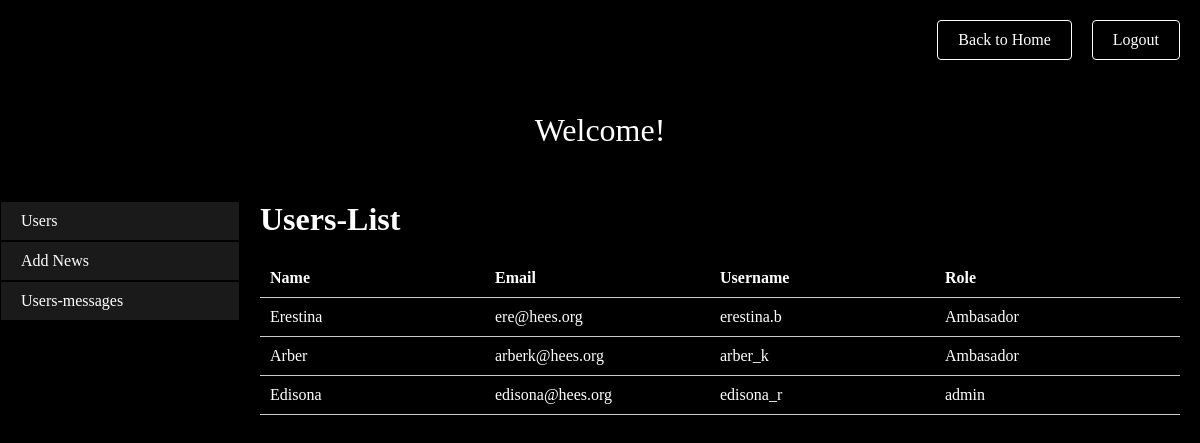
Before: /Admin/admin.php (signed in) with the older database file.
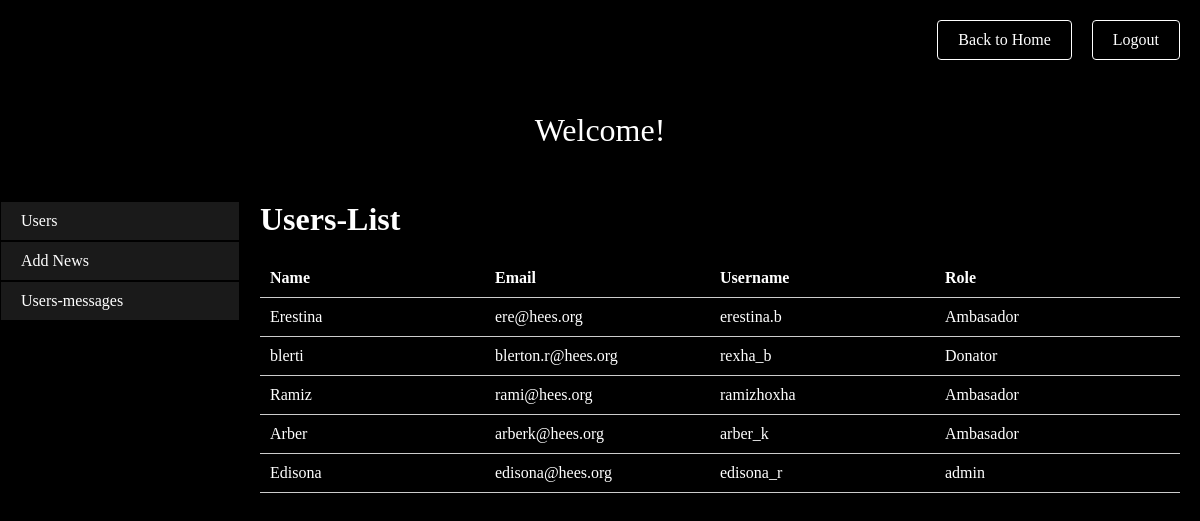
After: the same page with the newer database file.
### tables this page shows
CREATE TABLE `users` (
  `id` varchar(30) NOT NULL,
  `name` varchar(20) NOT NULL,
  `email` varchar(20) NOT NULL,
  `username` varchar(20) NOT NULL,
  `password` varchar(30) NOT NULL,
  `role` varchar(20) NOT NULL
);

### Admin/admin.php (the view, shortened to what this page needs)
<?php if(!isset($_COOKIE['logedInUser'])) { header('Location: ../LoginForm/LogIn.php'); }  else { ?>
<!DOCTYPE html>
<html>
<head>
	<link rel="stylesheet" href="adminPanel.css">
</head>
<body>
	<div class="admin-container">
		<div class="back-button">
			<span onclick="window.location.href='../HTML-Files/HomePage.php'">Back to Home </span>
			<span onclick="window.location.href='../LoginForm/LogIn.php'">Logout</span>
		</div>
		<p class="welcome-text">Welcome!</p>
		<div class="dashboard-container">
			<div class="left-list">
				<div class="action-btn" onclick="changeTab('users-tab')">Users</div>
				<div class="action-btn" onclick="changeTab('other-tab')">Add News</div>
				<div class="action-btn" onclick="changeTab('trend-tab')">Users-messages</div>
			</div>
			<div class="right-box">
				<div id="users-tab">
					<h1>Users-List</h1>
					<?php
						$dbc = mysqli_connect('localhost', 'root','', 'hees') or die("Gabim gjat lidhjes.");
						$query = "SELECT * FROM users";
						$result=mysqli_query($dbc,$query); ?>
						<div class="list-item header">
							<span>Name</span><span>Email</span><span>Username</span><span>Role</span>
						</div>
						<?php
						while ($row = mysqli_fetch_array($result)) {
							echo "<div class=\"list-item\">
									<span>".$row['name']."</span>
									<span>".$row['email']."</span>
									<span>".$row['username']."</span>
									<span>".$row['role']."</span>
								</div>";
						}
					?>
				</div>
			</div>
		</div>
	</div>
</body>
</html>
<?php }?>

### Admin/adminPanel.css (style rules this page uses)
body { background-color: black; margin: 0; }
.admin-container { color: white; }
.back-button { display: flex; align-items: center; justify-content: flex-end; margin-top: 20px; }
.back-button span { padding: 10px 20px; border: 1px solid white; border-radius: 4px; margin-right: 20px; }
.welcome-text { text-align: center; padding: 20px; font-size: 2em; }
.dashboard-container { display: flex; align-items: flex-start; position: relative; }
.left-list { flex: 1; position: sticky; top: 0; }
.left-list .action-btn { padding: 10px 20px; cursor: pointer; border: 1px solid black; transition: all .3s ease; background-color: rgba(255,255,255,0.1); }
.right-box { flex: 4; }
.right-box #users-tab { padding: 0 20px 20px; }
.right-box #users-tab h1 { margin-top: 0; }
.right-box #users-tab .list-item { padding: 10px; border-bottom: 1px solid #ccc; display: flex; }
.right-box #users-tab .list-item span { flex: 1; }
.list-item.header { font-weight: bold; }

Changed rows visible on the page:
added users: name "blerti", email "blerton.r@hees.org", username "rexha_b", role "Donator"
added users: name "Ramiz", email "rami@hees.org", username "ramizhoxha", role "Ambasador"
